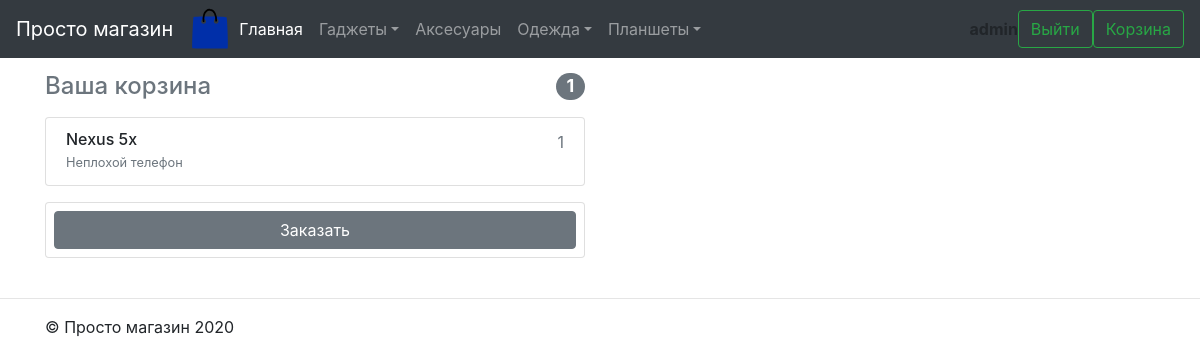
The app's page /cart/ (signed in) with its own data.
### wsapp/models.py (models this page shows, shortened)
class Type(models.Model):
    title_t = models.CharField(max_length=30, verbose_name='Название',)
    class Meta:
        verbose_name = 'Тип'
        verbose_name_plural = 'Типы'

class Product(models.Model):
    title_pr = models.CharField(max_length=30, verbose_name='Название',)
    description_pr = models.CharField(max_length=100, verbose_name='Описание',)
    amount_pr = models.PositiveIntegerField(verbose_name='Количество',)
    image = models.FileField(
        null=True, blank=True, upload_to='static/products/', verbose_name='Изображение',)
    subtype = models.ForeignKey(
        Subtype, on_delete=models.SET_NULL, null=True, blank=True, verbose_name='Подтип')
    type = models.ForeignKey(
        Type, on_delete=models.SET_NULL, null=True, blank=True, verbose_name='Тип')
    class Meta:
        verbose_name = 'Товар'
        verbose_name_plural = 'Товары'

### wsapp/views.py (the view)
# urls.py: path('cart/', views.cart, name='cart'),
def cart(request):
    template = 'cart.html'
    person = auth.get_user(request)
    if request.method == 'POST':
        new_order = Order.objects.create(status='оформлен')
        DetailOrder.objects.filter(
            person=person, order__isnull=True).update(order=new_order)
    products_in_cart = DetailOrder.objects.filter(person=person, order__isnull=True).prefetch_related('product').values(
        'amount_do', 'product__id', 'product__title_pr', 'product__description_pr', 'product__amount_pr', 'product__image')
    context = {
        'products_in_cart': products_in_cart,
        'count': products_in_cart.count(),
        'list_types': nav()
    }
    return render(request, template, context)

### wsapp/views.py (called while the page is built)
def nav():
    list_types = []
    types = Type.objects.all().prefetch_related('subtype_set')
    for type in types:
        object_type = {}
        object_type['id'] = type.id
        object_type['title_t'] = type.title_t
        object_type['list_subtypes'] = type.subtype_set.all().values(
            'id', 'title_subt')
        list_types.append(object_type)
    return list_types

### templates/cart.html (shortened to what this page needs)
{% extends "base.html" %}
{% load static %}
{% block nav %}
{% include 'nav.html' with list_types=list_types%}
{% endblock %}
{% block content %}
<div class="container mt-3">
  {% if  products_in_cart %}
  <div class="row">
    <div class="col-lg-6 col-md-9 col-sm-12 order-md-2 mb-4">
      <h4 class="d-flex justify-content-between align-items-center mb-3">
        <span class="text-muted">Ваша корзина</span>
        <span class="badge badge-secondary badge-pill">{{ count }}</span>
      </h4>
      <ul class="list-group mb-3">
        {% for product in products_in_cart %}
        <li class="list-group-item d-flex justify-content-between lh-condensed">
          <div>
            <h6 class="my-0">{{ product.product__title_pr }}</h6>
            <small class="text-muted">{{ product.product__description_pr }}</small>
          </div>
          <span class="text-muted">{{ product.amount_do }}</span>
        </li>
        {% endfor %}
      </ul>
      <form class="card p-2" method="POST">
        <button type="submit" name="products_to_order" value="{{ products_in_cart }}"
          class="btn btn-secondary">Заказать</button>
      </form>
    </div>
  </div>
  {% else %}
  <div class="alert alert-dark" role="alert">
    Тут пока ничего нет!
  </div>
  {% endif %}
</div>
{% endblock %}

### templates/nav.html (shortened to what this page needs)
{% load static %}
<nav class="navbar navbar-expand-md navbar-dark fixed-top bg-dark">
    <a class="navbar-brand" href="">Просто магазин</a>
    <img src="{% static 'logo.svg' %}" alt="" width="42" height="42">
    <div class="collapse navbar-collapse" id="navbarsExampleDefault">
        <ul class="navbar-nav mr-auto">
            <li class="nav-item active">
                <a class="nav-link" href="/">
                    Главная</a>
            </li>
            {% for type in list_types %}
            {% if  type.list_subtypes %}
            <li class="nav-item dropdown">
                <a class="nav-link dropdown-toggle" href="#" id="dropdown01" data-toggle="dropdown" aria-haspopup="true"
                    aria-expanded="false">
                    {{ type.title_t }}</a>
            </li>
            {% else %}
            <li class="nav-item">
                <a class="nav-link" href="{% url 'products' type.id 0 %}">
                    {{ type.title_t }}</a>
            </li>
            {% endif %}
            {% endfor %}
        </ul>
        {% if request.user.is_authenticated %}
        <b>{{ user.get_username }}</b>
        <a class="btn btn-outline-success my-2 my-sm-0" role="button" href="/logout">
            Выйти</a>
        {% else %}
        <a class="btn btn-outline-success my-2 my-sm-0" role="button" href="/login">
            Войти</a>
        {% endif %}
        {% if request.user.is_authenticated %}
        <a class="btn btn-outline-success my-2 my-sm-0" role="button" href="/cart">
            Корзина</a>
        {% endif %}
    </div>
</nav>

### records on screen
Type: title_t "Гаджеты"
Type: title_t "Аксесуары"
Type: title_t "Одежда"
Type: title_t "Планшеты"
Product: product__title_pr "Nexus 5x", product__description_pr "Неплохой телефон", amount_do "1"

### other values on screen
{{ user.get_username }} "admin"
{{ count }} "1"
